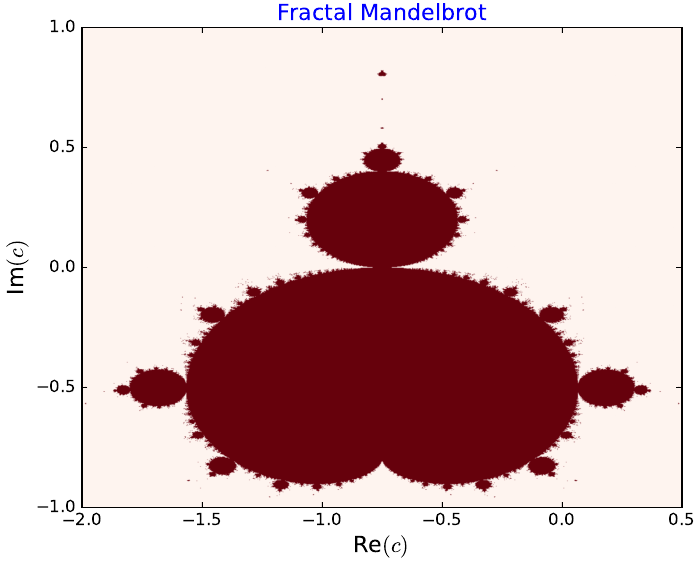

The script that saved this image:
import numpy as np
import matplotlib.pyplot as plt

def limite(c,L,Ni):
	z = 0
	for i in range(Ni):
		z = z*z + c
	if abs(z) <= L: 
		res = 1
	else:
		res = 0		
	return res

Ni, L, steps = 100,2.0,1000
x,y = np.linspace(-2,0.5,steps),np.linspace(-1,1,steps)
Ne = len(x)
fm = np.zeros((Ne,Ne))
for ix in range(Ne):
	for iy in range(Ne):
		fm[ix,iy] = limite(complex(x[ix],y[iy]),L,Ni)
		
plt.imshow(fm,cmap = 'Reds', interpolation = 'bicubic', extent = (x.min(), x.max(), y.min(), y.max()))
plt.title('Fractal Mandelbrot',fontsize=16, color = 'blue')
plt.xlabel(r'Re$(c)$', fontsize = 16) #k indica cor preta
plt.ylabel(r'Im$(c)$', fontsize = 16)
plt.axis('scaled')
axes = plt.gca()
axes.set_xlim([x.min(),x.max()])
axes.set_ylim([y.min(),y.max()])
plt.savefig('fractal_mandelbrot.pdf', dpi = 300)
#plt.show()
